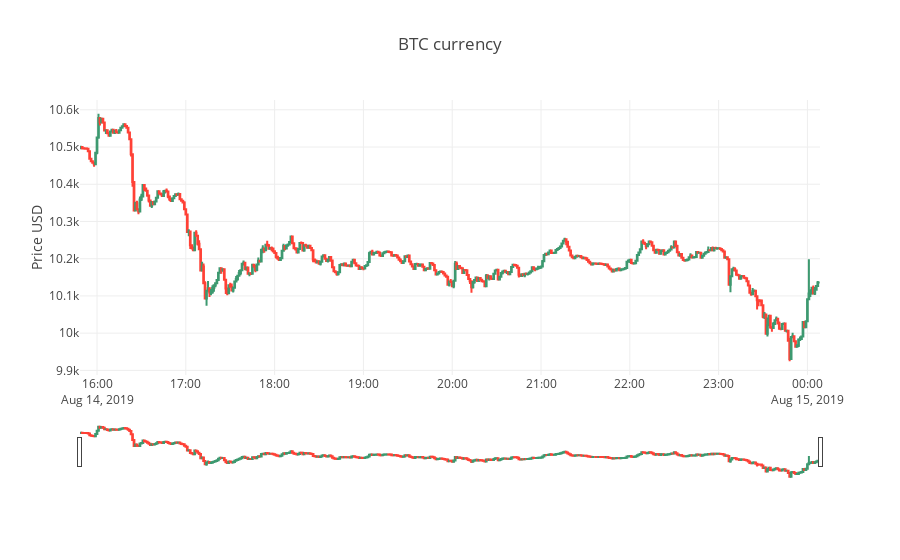

The notebook cell saved with this chart:
### Markdown cell above
### 2.2 Plot candlestick like graph

Plot only the most recent points to see if evereything did well.

### Code cell
trace = go.Candlestick(x=df.time,
                       open=df.open,
                       high=df.high,
                       low=df.low,
                       close=df.close)
data = [trace]
layout = {
    'title': f"{CRYPTO_SYMBOL} currency",
    'yaxis': {'title': 'Price USD'},
}
fig = dict(data=data, layout=layout)
iplot(fig)

### Figure 1 — Plotly figure (JSON) as saved in the notebook; plotly's stock layout.template omitted (floating-point values rounded to 4 significant figures; data arrays with more than 128 entries replaced by an {"elided": "..."} marker saying what was removed)
{"data": [{"close": {"elided": "500 float values"}, "high": {"elided": "500 float values"}, "low": {"elided": "500 float values"}, "open": {"elided": "500 float values"}, "type": "candlestick", "uid": "75ea763b-53f9-45c7-95fe-a703e093d3eb", "x": {"elided": "500 str values"}}], "layout": {"title": {"text": "BTC currency"}, "yaxis": {"title": {"text": "Price USD"}}}}
